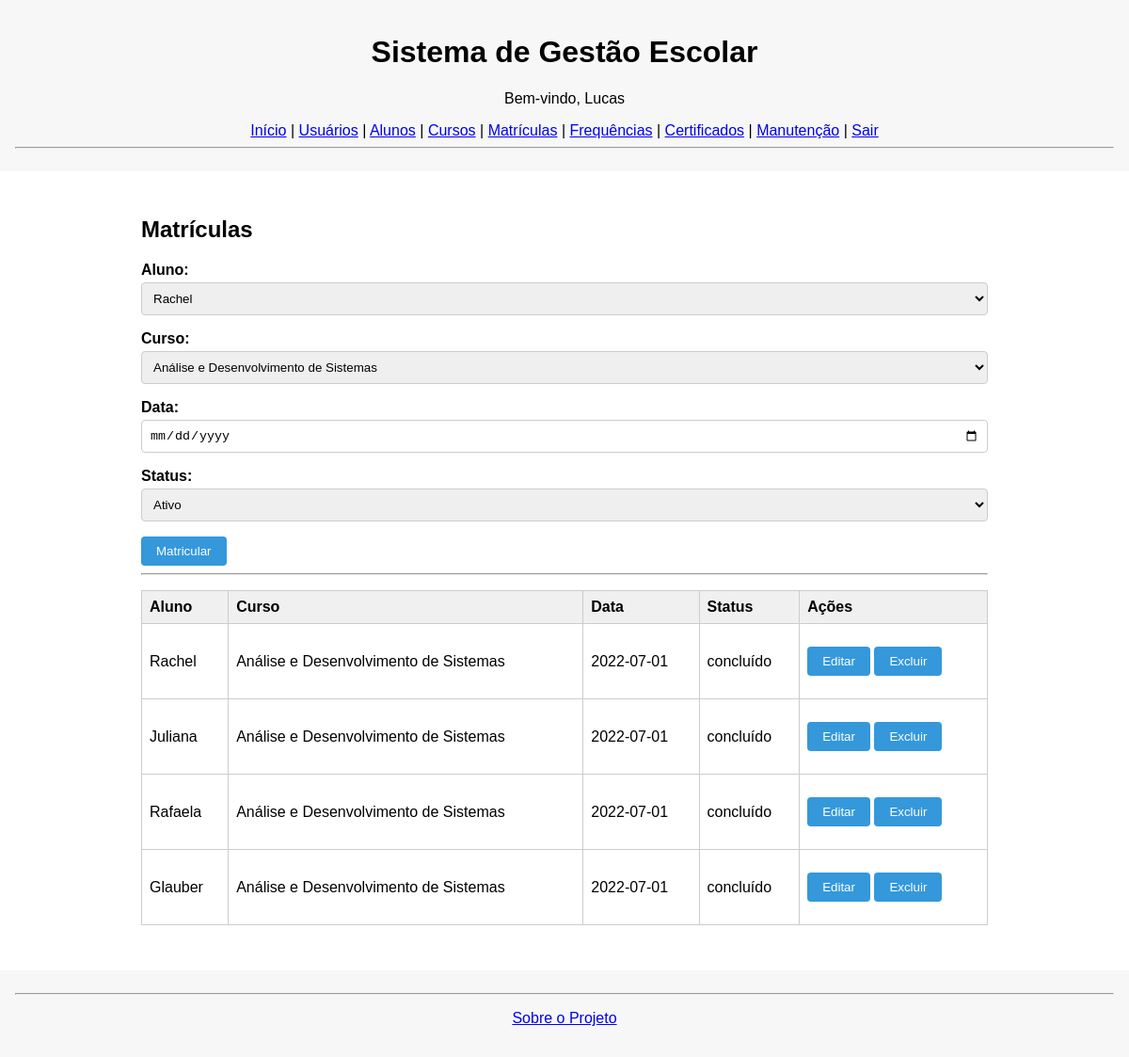
The page /matriculas (signed in) on the database its author committed.
### tables this page shows
CREATE TABLE matriculas (
            id INTEGER PRIMARY KEY AUTOINCREMENT,
            aluno_id INTEGER,
            curso_id INTEGER,
            data_matricula DATE,
            status TEXT CHECK(status IN ('ativo', 'concluído', 'cancelado')),
            FOREIGN KEY (aluno_id) REFERENCES alunos(id),
            FOREIGN KEY (curso_id) REFERENCES cursos(id)
        );

CREATE TABLE alunos (
            id INTEGER PRIMARY KEY AUTOINCREMENT,
            nome TEXT,
            cpf TEXT UNIQUE,
            email TEXT,
            telefone TEXT,
            data_nascimento DATE,
            created_at DATETIME DEFAULT CURRENT_TIMESTAMP
        );

CREATE TABLE cursos (
            id INTEGER PRIMARY KEY AUTOINCREMENT,
            nome TEXT,
            descricao TEXT,
            carga_horaria INTEGER,
            professor_id INTEGER,
            created_at DATETIME DEFAULT CURRENT_TIMESTAMP,
            FOREIGN KEY (professor_id) REFERENCES usuarios(id)
        );

### app.py (the view, shortened to what this page needs)
@app.route('/matriculas', methods=['GET', 'POST'])
def matriculas():
    if 'usuario' not in session:
        return redirect(url_for('login'))
    matriculas = listar_matriculas()
    alunos = listar_alunos()
    cursos = listar_cursos()
    return render_template('matriculas.html', matriculas=matriculas, alunos=alunos, cursos=cursos)

### database.py (called while the page is built)
def conectar():
    con = sqlite3.connect('sge.db')
    con.row_factory = sqlite3.Row
    con.execute("PRAGMA foreign_keys = ON")
    return con

def listar_alunos():
    con = conectar()
    cur = con.cursor()
    cur.execute("SELECT * FROM alunos")
    alunos = cur.fetchall()
    con.close()
    return alunos

def listar_cursos():
    con = conectar()
    cur = con.cursor()
    cur.execute('''
        SELECT cursos.*, usuarios.nome AS professor_nome
        FROM cursos
        LEFT JOIN usuarios ON cursos.professor_id = usuarios.id
    ''')
    cursos = cur.fetchall()
    con.close()
    return cursos

def listar_matriculas():
    con = conectar()
    cur = con.cursor()
    cur.execute('''
        SELECT m.*, a.nome AS aluno_nome, c.nome AS curso_nome
        FROM matriculas m
        JOIN alunos a ON m.aluno_id = a.id
        JOIN cursos c ON m.curso_id = c.id
    ''')
    matriculas = cur.fetchall()
    con.close()
    return matriculas

### templates/matriculas.html (shortened to what this page needs)
{% extends "base.html" %}
{% block content %}
<div class="container">
    <h2>Matrículas</h2>
    <form method="POST">
        <div class="form-group">
            <label>Aluno:</label>
            <select name="aluno_id" required>
                {% for a in alunos %}
                    <option value="{{ a.id }}">{{ a.nome }}</option>
                {% endfor %}
            </select>
        </div>
        <div class="form-group">
            <label>Curso:</label>
            <select name="curso_id" required>
                {% for c in cursos %}
                    <option value="{{ c.id }}">{{ c.nome }}</option>
                {% endfor %}
            </select>
        </div>
        <div class="form-group"><label>Data:</label><input type="date" name="data_matricula" required></div>
        <div class="form-group">
            <label>Status:</label>
            <select name="status" required>
                <option value="ativo">Ativo</option>
            </select>
        </div>
        <button type="submit">Matricular</button>
    </form>
    <hr>
    <table>
        <thead><tr>
            <th>Aluno</th>
            <th>Curso</th>
            <th>Data</th>
            <th>Status</th>
            <th>Ações</th>
        </tr></thead>
        <tbody>
            {% for m in matriculas %}
            <tr>
                <td>{{ m.aluno_nome }}</td>
                <td>{{ m.curso_nome }}</td>
                <td>{{ m.data_matricula }}</td>
                <td>{{ m.status }}</td>
                <td>
                    <form action="{{ url_for('editar_matricula_view', id=m.id) }}" method="get" style="display:inline;">
                        <button type="submit" class="btn">Editar</button>
                    </form>
                    <form action="{{ url_for('excluir_matricula_view', id=m.id) }}" method="post" style="display:inline;">
                        <button type="submit" class="btn" onclick="return confirm('Deseja excluir esta matrícula?')">Excluir</button>
                    </form>
                </td>
            </tr>
            {% endfor %}
        </tbody>
    </table>
</div>
{% endblock %}

### static/css/style.css (style rules this page uses)
body { font-family: Arial, sans-serif; margin: 0; padding: 0; background-color: #ffffff; }
.container { max-width: 900px; margin: 2rem auto; padding: 1rem; background: #fff; border-radius: 8px; }
h2, h3 { margin-top: 0; }
.form-group { margin-bottom: 1rem; }
label { display: block; margin-bottom: 0.25rem; font-weight: bold; }
input[type="text"], input[type="email"], input[type="password"], input[type="date"], input[type="number"], select, textarea { width: 100%; padding: 0.5rem; box-sizing: border-box; border: 1px solid #ccc; border-radius: 4px; }
button, input[type="submit"] { padding: 0.5rem 1rem; background-color: #3498db; color: #fff; border: none; border-radius: 4px; cursor: pointer; }
table { width: 100%; border-collapse: collapse; margin-top: 1rem; }
th, td { border: 1px solid #ccc; padding: 0.5rem; text-align: left; }
th { background-color: #f0f0f0; }
.btn { display: inline-block; margin: 1rem 0; padding: 0.5rem 1rem; background-color: #3498db; color: white; text-decoration: none; border-radius: 4px; }

### rows shown on the page
matriculas: aluno_nome "Rachel", curso_nome "Análise e Desenvolvimento de Sistemas", data_matricula "2022-07-01", status "concluído"
matriculas: aluno_nome "Juliana", curso_nome "Análise e Desenvolvimento de Sistemas", data_matricula "2022-07-01", status "concluído"
matriculas: aluno_nome "Rafaela", curso_nome "Análise e Desenvolvimento de Sistemas", data_matricula "2022-07-01", status "concluído"
matriculas: aluno_nome "Glauber", curso_nome "Análise e Desenvolvimento de Sistemas", data_matricula "2022-07-01", status "concluído"

### other values the page prints
{{ session['usuario'] }} "Lucas"
form field aluno_id "Rachel"
form field curso_id "Análise e Desenvolvimento de Sistemas"
